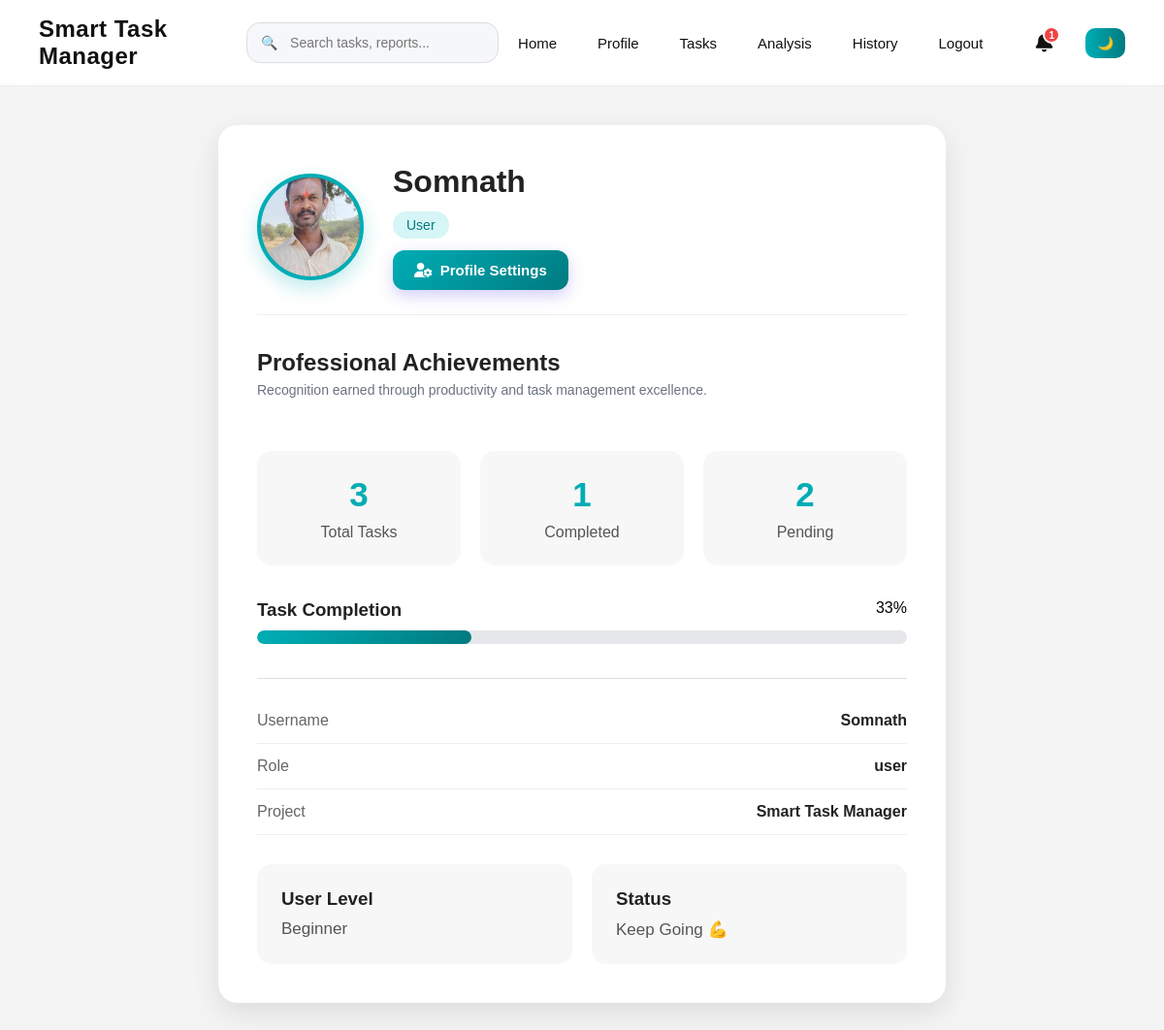
Screenshot of /profile (signed in) with the database file from the repository.
### tables this page shows
CREATE TABLE users (
    id INTEGER PRIMARY KEY AUTOINCREMENT,
    username TEXT UNIQUE,
    password TEXT,
    role TEXT DEFAULT 'user',
    profile_pic TEXT DEFAULT 'default.png'
);

### app.py (the view)
@app.route('/profile')
def profile():
    if 'user' not in session:
        return redirect('/login')
    user_id = session['user_id']
    username = session['user']
    conn = sqlite3.connect("data.db")
    c = conn.cursor()
    c.execute("SELECT * FROM users WHERE id=?", (user_id,))
    user = c.fetchone()
    if not user:
        conn.close()
        return redirect('/login')
    profile_pic = user[4] if user[4] else "default.png"
    c.execute(
        "SELECT COUNT(*) FROM tasks WHERE username=?",
        (username,)
    )
    total_tasks = c.fetchone()[0]
    c.execute(
        "SELECT COUNT(*) FROM tasks WHERE username=? AND status='completed'",
        (username,)
    )
    completed_tasks = c.fetchone()[0]
    c.execute(
        "SELECT COUNT(*) FROM tasks WHERE username=? AND status='pending'",
        (username,)
    )
    pending_tasks = c.fetchone()[0]
    conn.close()
    if total_tasks > 0:
        completion_percentage = int(
            (completed_tasks / total_tasks) * 100
        )
    else:
        completion_percentage = 0
    if completed_tasks >= 20:
        user_level = "Task Master"
    elif completed_tasks >= 10:
        user_level = "Productive User"
    else:
        user_level = "Beginner"
    return render_template(
    'profile.html',
    username=username,
    role=session['role'],
    total_tasks=total_tasks,
    completed_tasks=completed_tasks,
    pending_tasks=pending_tasks,
    completion_percentage=completion_percentage,
    user_level=user_level,
    profile_pic=profile_pic
)

### app.py (called while the page is built)
@app.context_processor
def notification_count():
    if 'user' not in session:
        return dict(unread_count=0)
    conn = sqlite3.connect("data.db")
    c = conn.cursor()
    c.execute("""
        SELECT COUNT(*)
        FROM notifications
        WHERE username=?
        AND is_read=0
    """, (session['user'],))
    count = c.fetchone()[0]
    conn.close()
    return dict(unread_count=count)

### templates/profile.html (shortened to what this page needs)
{% extends "base.html" %}
{% block content %}
<div class="profile-container">
    <div class="profile-card">
        <div class="profile-top">
            <div class="profile-avatar">
                {% set default_img = url_for('static', filename='uploads/default.png') %}
                <img src="{{ url_for('static', filename='uploads/' + (profile_pic or 'default.png')) }}"
                    onerror="this.onerror=null;this.src='{{ default_img }}'">
            </div>
            <div class="profile-user-info">
                <h1>{{ username }}</h1>
                <p class="role-badge">
                    {{ role }}
                </p>
                <a href="{{ url_for('edit_profile') }}" class="profile-btn">
                    <i class="fas fa-user-cog"></i>
                    Profile Settings
                </a>
            </div>
        </div>
        <div class="achievement-section">
            <div class="achievement-header">
                <h3>Professional Achievements</h3>
                <p>Recognition earned through productivity and task management excellence.</p>
            </div>
        </div>
        <div class="profile-stats">
            <div class="stat-card">
                <h2>{{ total_tasks }}</h2>
                <p>Total Tasks</p>
            </div>
            <div class="stat-card">
                <h2>{{ completed_tasks }}</h2>
                <p>Completed</p>
            </div>
            <div class="stat-card">
                <h2>{{ pending_tasks }}</h2>
                <p>Pending</p>
            </div>
        </div>
        <div class="progress-section">
            <div class="progress-header">
                <h3>Task Completion</h3>
                <span>{{ completion_percentage }}%</span>
            </div>
            <div class="progress-bar">
                <div class="progress-fill" style="--progress: {{ completion_percentage }}%;">
                </div>
            </div>
        </div>
        <div class="profile-info">
            <div class="info-row">
                <span>Username</span>
                <strong>{{ username }}</strong>
            </div>
            <div class="info-row">
                <span>Role</span>
                <strong>{{ role }}</strong>
            </div>
            <div class="info-row">
                <span>Project</span>
                <strong>Smart Task Manager</strong>
            </div>
        </div>
        <div class="extra-section">
            <div class="extra-card">
                <h3>User Level</h3>
                <p>{{ user_level }}</p>
            </div>
            <div class="extra-card">
                <h3>Status</h3>
                <p>
                    {% if completion_percentage >= 70 %}
                    Highly Productive 🚀
                    {% elif completion_percentage >= 40 %}
                    Improving 📈
                    {% else %}
                    Keep Going 💪
                    {% endif %}
                </p>
            </div>
        </div>
    </div>
</div>
{% endblock %}

### static/style.css (style rules this page uses)
body, nav, .login-box, .task-item, .card, .stat-card, .extra-card, table, input, button { transition: background-color 0.3s ease, color 0.3s ease, border-color 0.3s ease; }
* { margin: 0; padding: 0; box-sizing: border-box; }
body { font-family: Arial, sans-serif; background-color: #f4f4f4; }
.profile-container { min-height: 90vh; display: flex; justify-content: center; align-items: center; padding: 40px 20px; }
.profile-card { width: 100%; max-width: 750px; background: white; padding: 40px; border-radius: 20px; box-shadow: 0 10px 30px rgba(0, 0, 0, 0.1); }
.profile-top { display: flex; align-items: center; gap: 25px; margin-bottom: 40px; }
.profile-avatar { width: 90px; height: 90px; border-radius: 50%; background: linear-gradient(135deg, #00adb5, #007b80); color: white; display: flex; justify-content: center; align-items: center; font-size: 35px; font-weight: bold; }
.profile-top h1 { color: #222; margin-bottom: 8px; }
.role-badge { display: inline-block; background: #d6f5f6; color: #007b80; padding: 6px 14px; border-radius: 20px; font-size: 14px; text-transform: capitalize; }
.profile-stats { display: flex; gap: 20px; flex-wrap: wrap; margin-bottom: 35px; }
.stat-card { flex: 1; min-width: 180px; background: #f7f7f7; padding: 25px; border-radius: 15px; text-align: center; transition: 0.3s; }
.stat-card h2 { font-size: 35px; color: #00adb5; margin-bottom: 10px; }
.stat-card p { color: #555; }
.profile-info { border-top: 1px solid #ddd; padding-top: 20px; }
.info-row { display: flex; justify-content: space-between; padding: 14px 0; border-bottom: 1px solid #eee; }
.info-row span { color: #666; }
.info-row strong { color: #222; }
.progress-section { margin-bottom: 35px; }
.progress-header { display: flex; justify-content: space-between; margin-bottom: 10px; }
.progress-header h3 { color: #222; }
.progress-bar { width: 100%; height: 14px; background: #e5e7eb; border-radius: 20px; overflow: hidden; }
.progress-fill { height: 100%; width: var(--progress); background: linear-gradient(90deg, #00adb5, #007b80); border-radius: 20px; }
.extra-section { display: flex; gap: 20px; margin-top: 30px; flex-wrap: wrap; }
.extra-card { flex: 1; min-width: 220px; background: #f7f7f7; padding: 25px; border-radius: 15px; }
.extra-card h3 { margin-bottom: 10px; color: #222; }
.extra-card p { color: #555; font-size: 17px; }
html { scroll-behavior: smooth; }
.profile-avatar { width: 110px; height: 110px; border-radius: 50%; overflow: hidden; border: 4px solid #00adb5; box-shadow: 0 8px 20px rgba(0, 173, 181, 0.25); flex-shrink: 0; }
.profile-avatar img { width: 100%; height: 100%; object-fit: cover; display: block; }
.profile-top { display:flex; align-items:center; gap:30px; padding-bottom:25px; border-bottom:1px solid #eee; margin-bottom:35px; }
.profile-user-info { display:flex; flex-direction:column; align-items:flex-start; gap:12px; }
.profile-top h1 { font-size:32px; font-weight:700; color:#222; margin:0; }
.profile-btn { display:inline-flex; align-items:center; gap:8px; padding:12px 22px; background: linear-gradient( 135deg, #00adb5, #007b80 ); color:white; text-decoration:none; border-radius:12px; font-size:15px; font-weight:600; transition:all .3s ease; box-shadow:0 6px 16px rgba(79,70,229,.25); }
.achievement-section { margin: 35px 0; }
.achievement-header { margin-bottom: 20px; }
.achievement-header h3 { font-size: 24px; font-weight: 700; color: #222; margin-bottom: 6px; }
.achievement-header p { color: #6b7280; font-size: 14px; }

### rows the page displays
users: profile_pic (picture), username "Somnath", role "User", role "user"

### other values shown
{{ unread_count }} "1"
{{ total_tasks }} "3"
{{ completed_tasks }} "1"
{{ pending_tasks }} "2"
{{ completion_percentage }} "33"
{{ user_level }} "Beginner"
